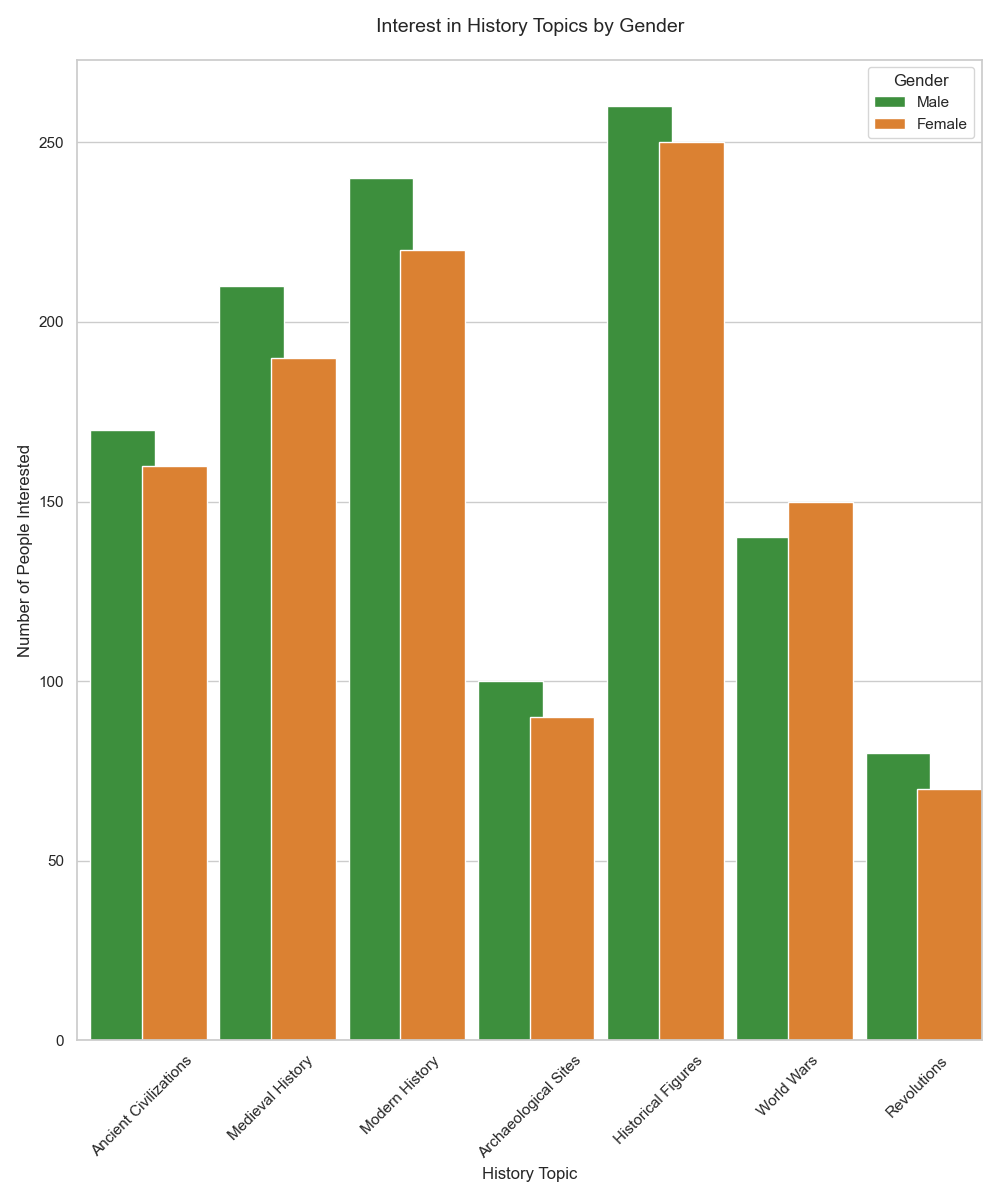

Write the Python code that produced this figure.

import pandas as pd
import seaborn as sns
import matplotlib.pyplot as plt

# Create the dataset
data = pd.DataFrame({
    'Category': ['Ancient Civilizations', 'Ancient Civilizations', 'Medieval History', 'Medieval History', 'Modern History', 'Modern History', 'Archaeological Sites', 'Archaeological Sites', 'Historical Figures', 'Historical Figures', 'World Wars', 'World Wars', 'Revolutions', 'Revolutions'],
    'Count': [170, 160, 210, 190, 240, 220, 100, 90, 260, 250, 140, 150, 80, 70],
    'Gender': ['Male', 'Female', 'Male', 'Female', 'Male', 'Female', 'Male', 'Female', 'Male', 'Female', 'Male', 'Female', 'Male', 'Female']
})

# Set the style and color palette of the plot
sns.set_style('whitegrid')
sns.set_palette(['#2ca02c', '#ff7f0e'])

# Create a vertical bar chart
plt.figure(figsize=(10, 12))  # Width and height of the chart
chart = sns.barplot(x='Category', y='Count', hue='Gender', data=data, dodge=True, saturation=0.7)

chart.set_xlabel('History Topic', fontsize=12)
chart.set_ylabel('Number of People Interested', fontsize=12)
chart.set_title('Interest in History Topics by Gender', fontsize=14, pad=20)

# Change the width of bars
for bar in chart.patches:
    bar.set_width(0.5)

plt.xticks(rotation=45)
plt.tight_layout()
plt.show()
